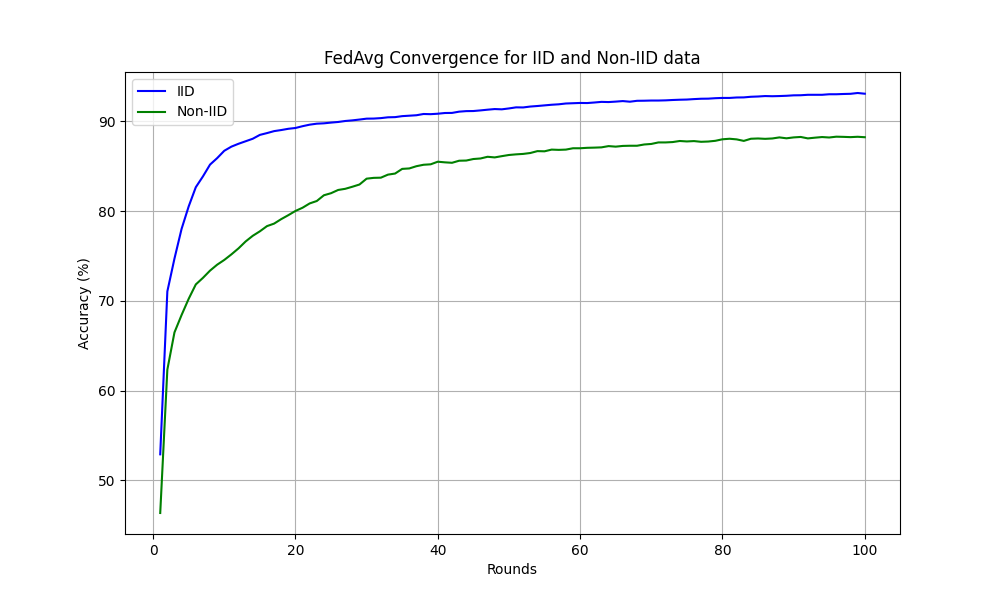

Write the Python code that produced this figure.
import torch
import torch.nn as nn
import torch.optim as optim
import torch.utils.data as data
import torchvision.transforms as transforms
import torchvision.datasets as datasets
import numpy as np
import matplotlib
matplotlib.use('Agg')  # Match FedAvgClients.py for headless environments
import matplotlib.pyplot as plt
from MLP import NeuralNetwork


# Inställningar
num_clients = 20
num_rounds = 100
epochs = 1
learning_rate = 0.01
transform = transforms.Compose([transforms.ToTensor()])
test_loader = data.DataLoader(
    datasets.MNIST(root="./data", train=False, download=True, transform=transform),
    batch_size=64,
    shuffle=False
)

# === Hjälpfunktioner ===
def train_local(model, data_loader, optimizer, criterion, flatten=False):
    model.train()
    for images, labels in data_loader:
        optimizer.zero_grad()
        if flatten:
            images = images.view(-1, 28*28)
        outputs = model(images)
        loss = criterion(outputs, labels)
        loss.backward()
        optimizer.step()

def test_model(model, flatten=False):
    model.eval()
    correct, total = 0, 0
    with torch.no_grad():
        for images, labels in test_loader:
            if flatten:
                images = images.view(-1, 28*28)
            outputs = model(images)
            _, predicted = torch.max(outputs, 1)
            total += labels.size(0)
            correct += (predicted == labels).sum().item()
    return 100 * correct / total

def federated_avg(weights):
    avg_weights = {}
    for key in weights[0].keys():
        avg_weights[key] = sum(w[key] for w in weights) / len(weights)
    return avg_weights

def split_non_iid(dataset, num_clients, num_shards=40):
    labels = np.array(dataset.targets)
    indices = np.arange(len(dataset))
    sorted_indices = indices[np.argsort(labels)]
    shards = np.array_split(sorted_indices, num_shards)
    np.random.shuffle(shards)
    client_indices = {i: np.concatenate(shards[i::num_clients]) for i in range(num_clients)}
    return {i: data.Subset(dataset, client_indices[i]) for i in range(num_clients)}

# === Körning för FedAvg med IID ===
def run_fedavg_iid():
    print("\n=== Running FedAvg IID ===")
    mnist_data = datasets.MNIST(root="./data", train=True, download=True, transform=transform)
    client_data = torch.utils.data.random_split(mnist_data, [len(mnist_data)//num_clients]*num_clients)
    global_model = NeuralNetwork()
    criterion = nn.CrossEntropyLoss()
    acc = []

    for rnd in range(num_rounds):
        client_weights = []
        for i in range(num_clients):
            model = NeuralNetwork()
            model.load_state_dict(global_model.state_dict())
            optimizer = optim.SGD(model.parameters(), lr=learning_rate)
            loader = data.DataLoader(client_data[i], batch_size=32, shuffle=True)
            train_local(model, loader, optimizer, criterion)
            client_weights.append(model.state_dict())
        global_model.load_state_dict(federated_avg(client_weights))
        round_acc = test_model(global_model)
        acc.append(round_acc)
        print(f"Round {rnd+1} completed – Accuracy: {round_acc:.2f}%")
    return acc

# === Körning för FedAvg med Non-IID ===
def run_fedavg_non_iid():
    print("\n=== Running FedAvg Non-IID ===")
    mnist_data = datasets.MNIST(root="./data", train=True, download=True, transform=transform)
    client_data = split_non_iid(mnist_data, num_clients)
    global_model = NeuralNetwork()
    criterion = nn.CrossEntropyLoss()
    acc = []

    for rnd in range(num_rounds):
        client_weights = []
        for i in range(num_clients):
            model = NeuralNetwork()
            model.load_state_dict(global_model.state_dict())
            optimizer = optim.SGD(model.parameters(), lr=learning_rate)
            loader = data.DataLoader(client_data[i], batch_size=32, shuffle=True)
            train_local(model, loader, optimizer, criterion, flatten=True)
            client_weights.append(model.state_dict())
        global_model.load_state_dict(federated_avg(client_weights))
        round_acc = test_model(global_model, flatten=True)
        acc.append(round_acc)
        print(f"Round {rnd+1} completed – Accuracy: {round_acc:.2f}%")
    return acc

# === Huvudprogram ===
iid_accuracies = run_fedavg_iid()
non_iid_accuracies = run_fedavg_non_iid()

# === Plot ===
colors = ['blue', 'green']  # One for IID, one for Non-IID
plt.figure(figsize=(10, 6))

# Plot accuracy for both settings
plt.plot(range(1, num_rounds + 1), iid_accuracies, label='IID', color=colors[0])
plt.plot(range(1, num_rounds + 1), non_iid_accuracies, label='Non-IID', color=colors[1])

# Finalize and save the plot
plt.xlabel('Rounds')
plt.ylabel('Accuracy (%)')
plt.title('FedAvg Convergence for IID and Non-IID data')
plt.legend()
plt.grid()
plt.savefig("federated_learning_clients_comparison.png")
print("\nPlot saved as federated_learning_clients_comparison.png")
